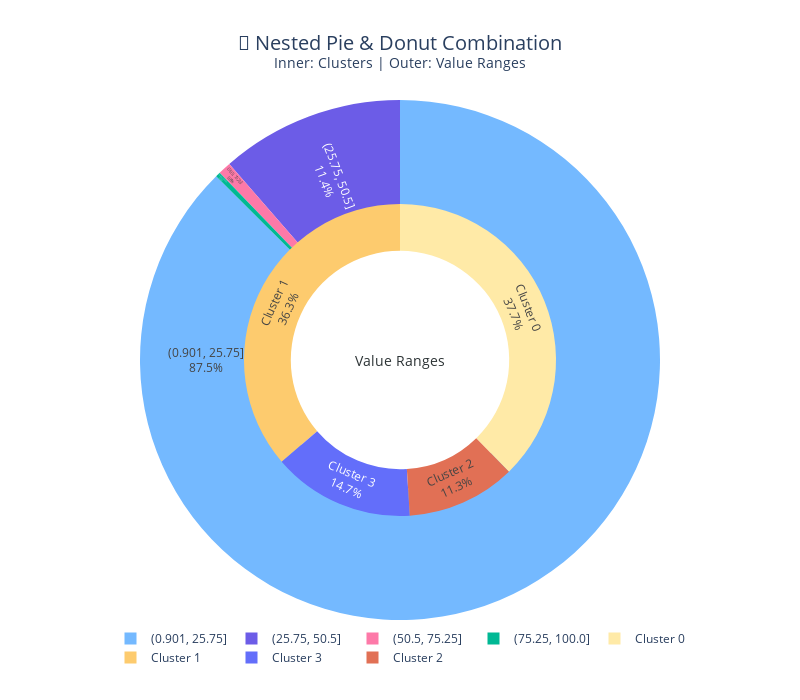

The code cell stored with this chart in its notebook:
### Markdown cell above
### Alternative single piechart

### Code cell
def create_nested_pie_donut(df):
    # Prepare data
    cluster_counts = df['cluster'].value_counts().sort_index()
    value_bins = pd.cut(df['value'], bins=4)
    value_counts = value_bins.value_counts().sort_index()
    
    # Create the nested chart
    fig = go.Figure()
    
    # Outer donut (Value ranges)
    fig.add_trace(go.Pie(
        values=value_counts.values,
        labels=value_counts.index.astype(str),
        name="Value Ranges",
        domain=dict(x=[0, 1], y=[0, 1]),
        hole=0.5,
        marker=dict(colors=['#74B9FF', '#6C5CE7', '#FD79A8', '#00B894']),
        textinfo='label+percent',
        textposition='inside',
        insidetextorientation='radial'
    ))
    
    # Inner pie (Clusters)
    fig.add_trace(go.Pie(
        values=cluster_counts.values,
        labels=[f'Cluster {i}' for i in cluster_counts.index],
        name="Clusters",
        domain=dict(x=[0.2, 0.8], y=[0.2, 0.8]),
        hole=0.7,
        marker=dict(colors=['#FFEAA7', '#FDCB6E', '#E17055']),
        textinfo='label+percent',
        textposition='inside'
    ))
    
    # Update layout
    fig.update_layout(
        title_text="🎯 Nested Pie & Donut Combination<br>"
                  "<sup>Inner: Clusters | Outer: Value Ranges</sup>",
        title_x=0.5,
        title_font=dict(size=20),
        height=700,
        width=800,
        showlegend=True,
        legend=dict(
            orientation="h",
            yanchor="bottom",
            y=-0.1,
            xanchor="center",
            x=0.5
        ),
        annotations=[
            dict(
                text='Value Ranges',
                x=0.5, y=0.5,
                font=dict(size=14, color='#2D3436'),
                showarrow=False
            )
        ]
    )
    
    return fig

# Create nested chart
nested_fig = create_nested_pie_donut(dataset)
nested_fig.show()

### Figure 1 — Plotly figure (JSON) as saved in the notebook; plotly's stock layout.template omitted (floating-point values rounded to 4 significant figures)
{"data": [{"domain": {"x": [0, 1], "y": [0, 1]}, "hole": 0.5, "insidetextorientation": "radial", "labels": ["(0.901, 25.75]", "(25.75, 50.5]", "(50.5, 75.25]", "(75.25, 100.0]"], "marker": {"colors": ["#74B9FF", "#6C5CE7", "#FD79A8", "#00B894"]}, "name": "Value Ranges", "textinfo": "label+percent", "textposition": "inside", "type": "pie", "values": [875, 114, 8, 3]}, {"domain": {"x": [0.2, 0.8], "y": [0.2, 0.8]}, "hole": 0.7, "labels": ["Cluster 0", "Cluster 1", "Cluster 2", "Cluster 3"], "marker": {"colors": ["#FFEAA7", "#FDCB6E", "#E17055"]}, "name": "Clusters", "textinfo": "label+percent", "textposition": "inside", "type": "pie", "values": [377, 363, 113, 147]}], "layout": {"annotations": [{"font": {"color": "#2D3436", "size": 14}, "showarrow": false, "text": "Value Ranges", "x": 0.5, "y": 0.5}], "height": 700, "legend": {"orientation": "h", "x": 0.5, "xanchor": "center", "y": -0.1, "yanchor": "bottom"}, "showlegend": true, "title": {"font": {"size": 20}, "text": "🎯 Nested Pie & Donut Combination<br><sup>Inner: Clusters | Outer: Value Ranges</sup>", "x": 0.5}, "width": 800}}
